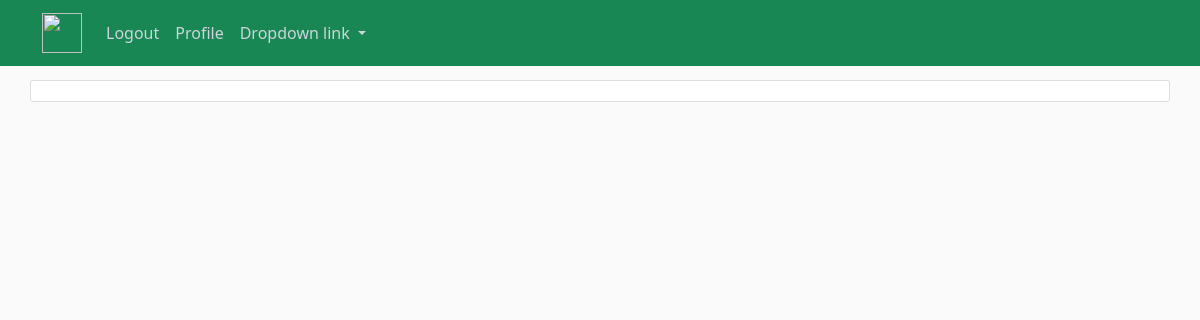
/matches/match_list (signed in), run on an earlier commit of the app's database.
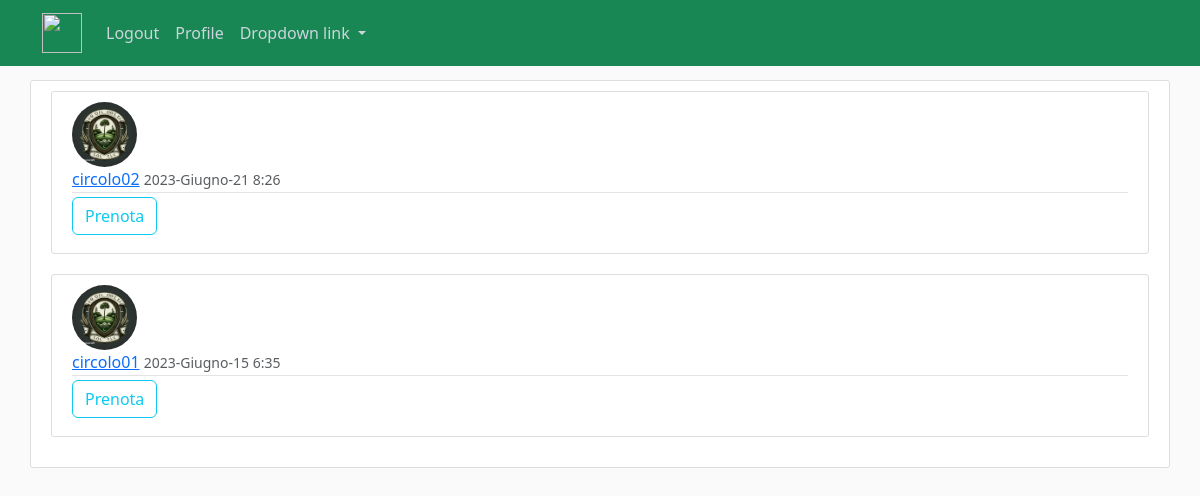
And on a later commit of the database.
### matches/models.py (models this page shows)
class Matches(models.Model):
    match_types = (
        ('Unofficial', 'Amatoriale'),
        ('Official', 'Ufficiale')
    )
    date = models.DateTimeField(auto_now_add=False)
    type = models.CharField(max_length=32, choices=match_types, null=True, blank=True)
    group_size = models.IntegerField(blank=True, default=4)
    number_subscribed = models.IntegerField(default=0) ## add check on less equal than the goup size
    club = models.ForeignKey(clubProfile, on_delete=models.CASCADE, null=True)
    class Meta:
        constraints = [
            models.UniqueConstraint(
                fields=['date', 'club'], name='Unique datetime-Club for each match'
            ),
        ]

### users/models.py (models this page shows, shortened)
class clubProfile(models.Model):
    HOLES_CHOICES = (
        (9, 9),
        (18, 18)
    )
    user = models.OneToOneField(CustomUser, on_delete=models.CASCADE)
    number_holes = models.IntegerField(default=9, choices=HOLES_CHOICES)
    name = models.CharField(max_length=64)
    city = models.CharField(max_length=64, null=True, blank=True, default='Other')
    country = models.CharField(max_length=64, null=True, blank=True)
    address = models.TextField(default=None, blank=True, null=True)
    img = models.ImageField(default='default_club.jpeg', upload_to='image_pics')
    class Meta:
        ordering = ['name']

class CustomUser(AbstractUser):
    OPTION_CHOICES = (
        ('Gplayer', 'Giocatore'),
        ('Gclub', 'Circolo'),
    )
    which_account = models.CharField(max_length=20, choices=OPTION_CHOICES)
    class Meta:
        constraints = [
            models.UniqueConstraint(fields=['email'], name='unique email')
        ]

### matches/views.py (the view)
# urls.py: path('match_list', match_list.as_view(), name='match-list'),
@method_decorator(login_required, name='dispatch')
class match_list(ListView):
    model=Matches
    context_object_name = 'matches'
    ordering = ['-date']
    template_name = 'matches/match_list.html'

### matches/templates/matches/match_list.html
{% extends 'users/home.html' %}
{% load crispy_forms_tags %}
{% block content %}
    <div class="content-section">
        {% for match in matches %}
            <article class="media content-section">
                <div class="media-body">
                    <img class="rounded-circle article-img" src="{{ match.club.img.url }}">
                    <div class="article-metadata">
                        <a class="mr-2" href="{% url 'other-profile' match.club.user.username %}">{{ match.club.user.username }}</a>
                        <small class="text-muted">{{ match.date | date:"Y-F-d f" }}</small>
                    </div>
                    <button class="btn btn-outline-info mb-2">
                        <a class="nav-link" href="{% url 'match-detail' match.pk %}">Prenota</a>
                    </button>
                </div>
            </article>
        {% endfor %}
    </div>
{% endblock content%}

### users/templates/users/home.html (shortened to what this page needs)
{% load static %}
<!DOCTYPE html>
<html lang="en">
<head>
    <link href="https://cdn.jsdelivr.net/npm/bootstrap@5.3.0-alpha3/dist/css/bootstrap.min.css" rel="stylesheet">
    <link href="{% static 'users/main.css' %}" rel="stylesheet">
</head>
<body>
    <header class="site-header">
      <nav class="navbar navbar-expand-md navbar-dark bg-success fixed-top">
        <div class="container">
            <a class="navbar-brand mr-4" href="/"><img src="https://static.vecteezy.com/ti/vettori-gratis/p3/7688918-logo-golf-sport-gratuito-vettoriale.jpg" width="40"
                height="40"></a>
            <div class="collapse navbar-collapse" id="navbarSupportedContent">
                <ul class="navbar-nav">
                    {% if user.is_authenticated %}
                    <a class="nav-item nav-link" href="{% url 'logout-page' %}">Logout</a>
                    <a class="nav-item nav-link" href="{% url 'profile-page' %}">Profile</a>
                    {% endif %}
                    <li class="nav-item dropdown">
                        <a class="nav-link dropdown-toggle" href="#" role="button" data-bs-toggle="dropdown" aria-expanded="false">
                          Dropdown link
                        </a>
                    </li>
                </ul>
            </div>
        </div>
      </nav>
    </header>
    <main role="main" class="container">
      <div class="row">
        {% block content %} {% endblock %}
      </div>
    </main>
</body>
</html>

### users/static/users/main.css (style rules this page uses)
body { background: #fafafa; color: #333333; margin-top: 5rem; }
ul { margin: 0; }
.site-header .navbar-nav .nav-link { color: #cbd5db; }
.content-section { background: #ffffff; padding: 10px 20px; border: 1px solid #dddddd; border-radius: 3px; margin-bottom: 20px; }
.article-img { height: 65px; width: 65px; margin-right: 16px; }
.article-metadata { padding-bottom: 1px; margin-bottom: 4px; border-bottom: 1px solid #e3e3e3 }

What changed in the data, as far as the page shows it:
added Matches: club.img (placeholder picture), club.user.username "circolo02", date "2023-Giugno-21 8:26"
added Matches: club.img (placeholder picture), club.user.username "circolo01", date "2023-Giugno-15 6:35"
